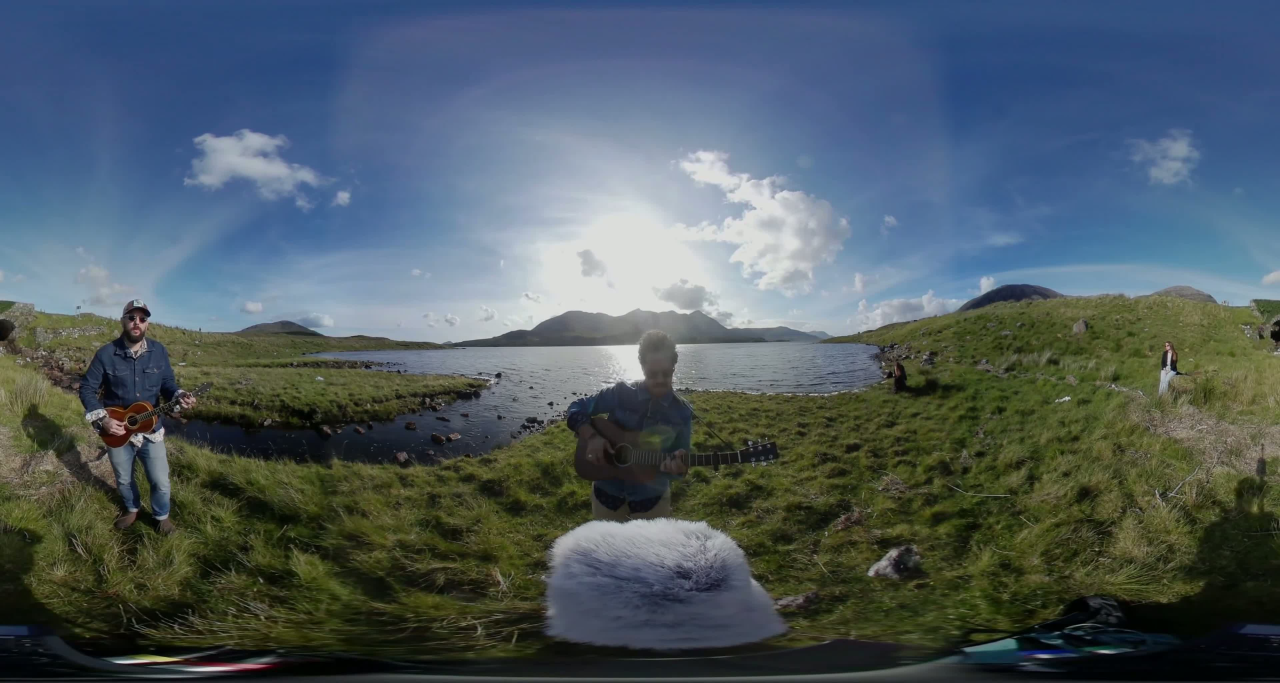
#> input picture Datasets/OZOaN_5ymrc/OZOaN_5ymrc_0001.jpg, 3840 x 2048 px, found by its file name (shown at 1/3 size)
$ jupyter execute --allow-errors better.ipynb
#> lines starting #> are read from the running program, lines starting #| are printed output that depends on the picture
[cell 1]
# ======================================
# 360° ERP Image → Spherical Projection Pipeline
# Steps 1–5
# ======================================

# STEP 1: Add and display image
from google.colab import files
from IPython.display import Image as ColabImage
import matplotlib.pyplot as plt
import numpy as np
import cv2

# Upload ERP image (e.g., Ocean360Picture.jpg)
uploaded = files.upload()
#> the answer given: OZOaN_5ymrc_0001.jpg
filename = list(uploaded.keys())[0]
ColabImage(filename)

# Read image in RGB format
erp = cv2.imread(filename)
#> erp is the input picture: shape (2048, 3840, 3); mean B, G, R 98.3, 91.8, 78.7
erp = cv2.cvtColor(erp, cv2.COLOR_BGR2RGB)
H, W, _ = erp.shape
#> H = 2048; W = 3840

plt.figure(figsize=(10,5))
#> (this line was passed over: IPython is not available in this run)
plt.imshow(erp)
#> (this line was passed over: IPython is not available in this run)
plt.title("Step 1: Original ERP (Equirectangular Projection) Image")
#> (this line was passed over: IPython is not available in this run)
plt.axis("off")
#> (this line was passed over: IPython is not available in this run)
plt.show()

# ======================================
# STEP 2: Create 36x36 Matrix Placeholder
# ======================================
num_tiles = 36
tile_matrix = [[None for _ in range(num_tiles)] for _ in range(num_tiles)]
print(f"Step 2: Created {num_tiles}x{num_tiles} matrix for spherical tiles.")

# ======================================
# STEP 3: Reconstruct Image as Sphere
# ======================================
# Create meshgrid of longitude (λ) and latitude (φ)
u = np.linspace(0, W - 1, num_tiles)
#> u = 36 values from 0 to 3839
v = np.linspace(0, H - 1, num_tiles)
#> v = 36 values from 0 to 2047
U, V = np.meshgrid(u, v)

# Convert ERP pixel coords → spherical angles
lam = 2 * np.pi * (U / W - 0.5)       # longitude [-π, π]
phi = np.pi * (0.5 - V / H)           # latitude [π/2, -π/2]

# Convert spherical → Cartesian coords (X,Y,Z)
X = np.cos(phi) * np.cos(lam)
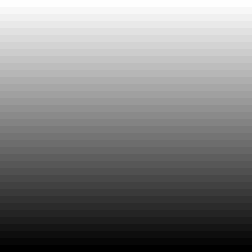
#> phi: shape (36, 36) float64 (shown 7 times larger); min -1.57, max 1.57, mean 0.000767; drawn with min black and max white
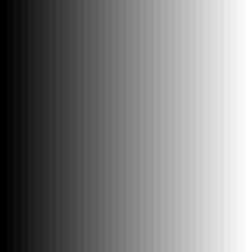
#> lam: shape (36, 36) float64 (shown 7 times larger); min -3.14, max 3.14, mean -0.000818; drawn with min black and max white
Y = np.sin(phi)
Z = np.cos(phi) * np.sin(lam)

# Sample colors from ERP for each spherical coordinate
U_int = np.clip(U.astype(int), 0, W - 1)
V_int = np.clip(V.astype(int), 0, H - 1)
colors = erp[V_int, U_int, :] / 255.0  # normalize to [0,1] for matplotlib
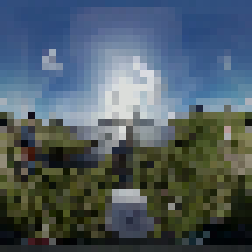
#> colors: shape (36, 36, 3) float64 (shown 7 times larger); mean R, G, B 0.306, 0.358, 0.386

# Plot 3D sphere
#> (the rest of this cell did not finish here and is left out)
